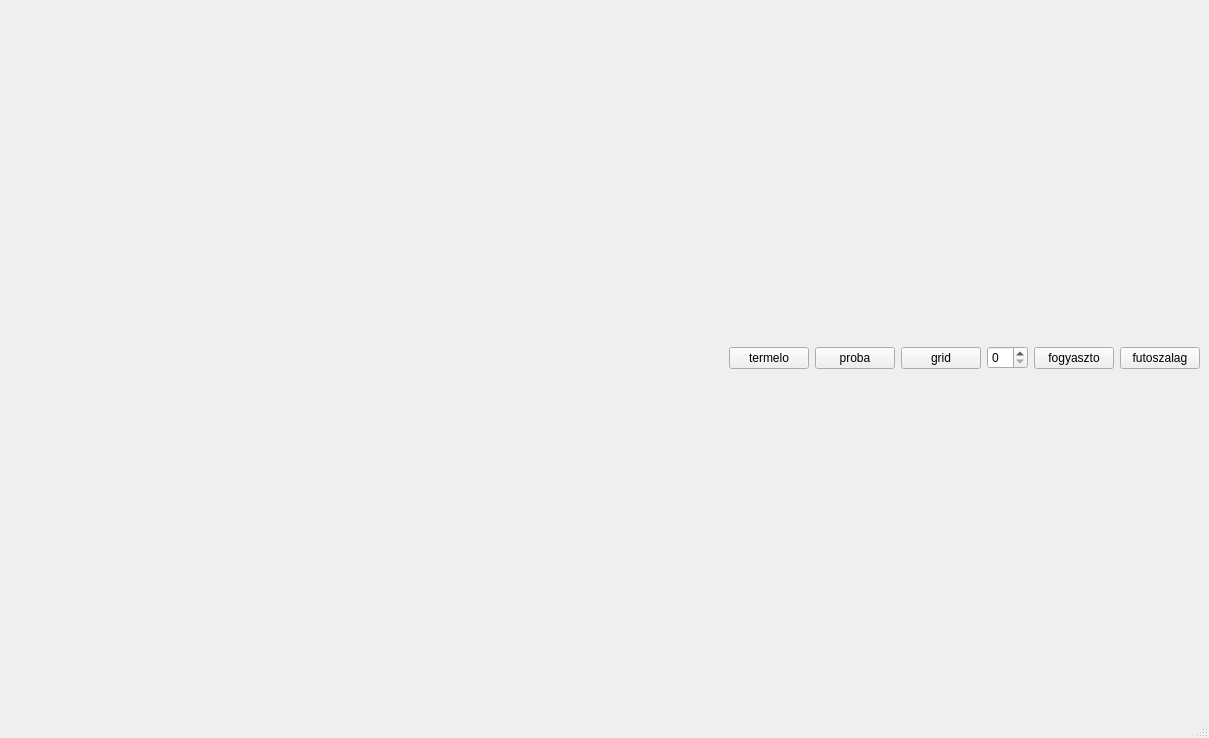
<?xml version="1.0" encoding="UTF-8"?>
<ui version="4.0">
 <class>MainWindow</class>
 <widget class="QMainWindow" name="MainWindow">
  <property name="geometry">
   <rect>
    <x>0</x>
    <y>0</y>
    <width>1209</width>
    <height>738</height>
   </rect>
  </property>
  <property name="windowTitle">
   <string>MainWindow</string>
  </property>
  <widget class="QWidget" name="centralwidget">
   <layout class="QHBoxLayout" name="horizontalLayout">
    <item>
     <layout class="QVBoxLayout" name="verticalLayout">
      <item>
       <spacer name="verticalSpacer_2">
        <property name="orientation">
         <enum>Qt::Vertical</enum>
        </property>
        <property name="sizeHint" stdset="0">
         <size>
          <width>20</width>
          <height>40</height>
         </size>
        </property>
       </spacer>
      </item>
      <item>
       <layout class="QHBoxLayout" name="horizontalLayout_2">
        <item>
         <spacer name="horizontalSpacer">
          <property name="orientation">
           <enum>Qt::Horizontal</enum>
          </property>
          <property name="sizeHint" stdset="0">
           <size>
            <width>40</width>
            <height>20</height>
           </size>
          </property>
         </spacer>
        </item>
        <item>
         <layout class="QGridLayout" name="gridLayout"/>
        </item>
        <item>
         <spacer name="horizontalSpacer_2">
          <property name="orientation">
           <enum>Qt::Horizontal</enum>
          </property>
          <property name="sizeHint" stdset="0">
           <size>
            <width>40</width>
            <height>20</height>
           </size>
          </property>
         </spacer>
        </item>
       </layout>
      </item>
      <item>
       <spacer name="verticalSpacer">
        <property name="orientation">
         <enum>Qt::Vertical</enum>
        </property>
        <property name="sizeHint" stdset="0">
         <size>
          <width>20</width>
          <height>40</height>
         </size>
        </property>
       </spacer>
      </item>
     </layout>
    </item>
    <item>
     <layout class="QGridLayout" name="gridLayout_1"/>
    </item>
    <item>
     <widget class="QPushButton" name="pushButton_4">
      <property name="text">
       <string>termelo</string>
      </property>
     </widget>
    </item>
    <item>
     <widget class="QPushButton" name="pushButton_5">
      <property name="text">
       <string>proba</string>
      </property>
     </widget>
    </item>
    <item>
     <widget class="QPushButton" name="pushButton">
      <property name="text">
       <string>grid</string>
      </property>
     </widget>
    </item>
    <item>
     <widget class="QSpinBox" name="spinBox"/>
    </item>
    <item>
     <widget class="QPushButton" name="pushButton_3">
      <property name="text">
       <string>fogyaszto</string>
      </property>
     </widget>
    </item>
    <item>
     <widget class="QPushButton" name="pushButton_2">
      <property name="text">
       <string>futoszalag</string>
      </property>
     </widget>
    </item>
   </layout>
  </widget>
  <widget class="QMenuBar" name="menubar">
   <property name="geometry">
    <rect>
     <x>0</x>
     <y>0</y>
     <width>1209</width>
     <height>25</height>
    </rect>
   </property>
  </widget>
  <widget class="QStatusBar" name="statusbar"/>
 </widget>
 <resources/>
 <connections/>
</ui>
